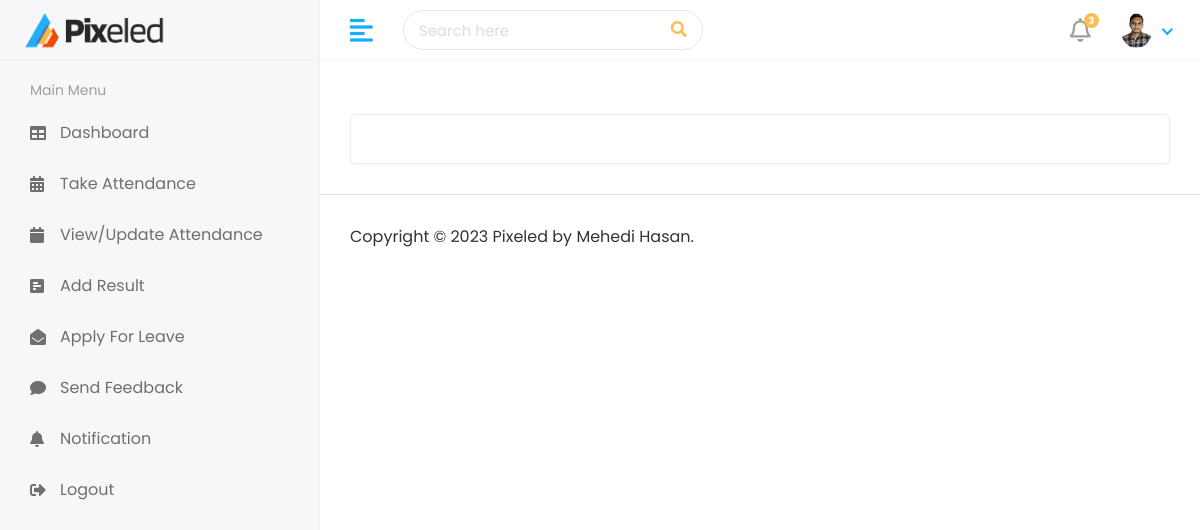
The page /myAdmin/Student/editStudent/20 (signed in) on the database as committed earlier.
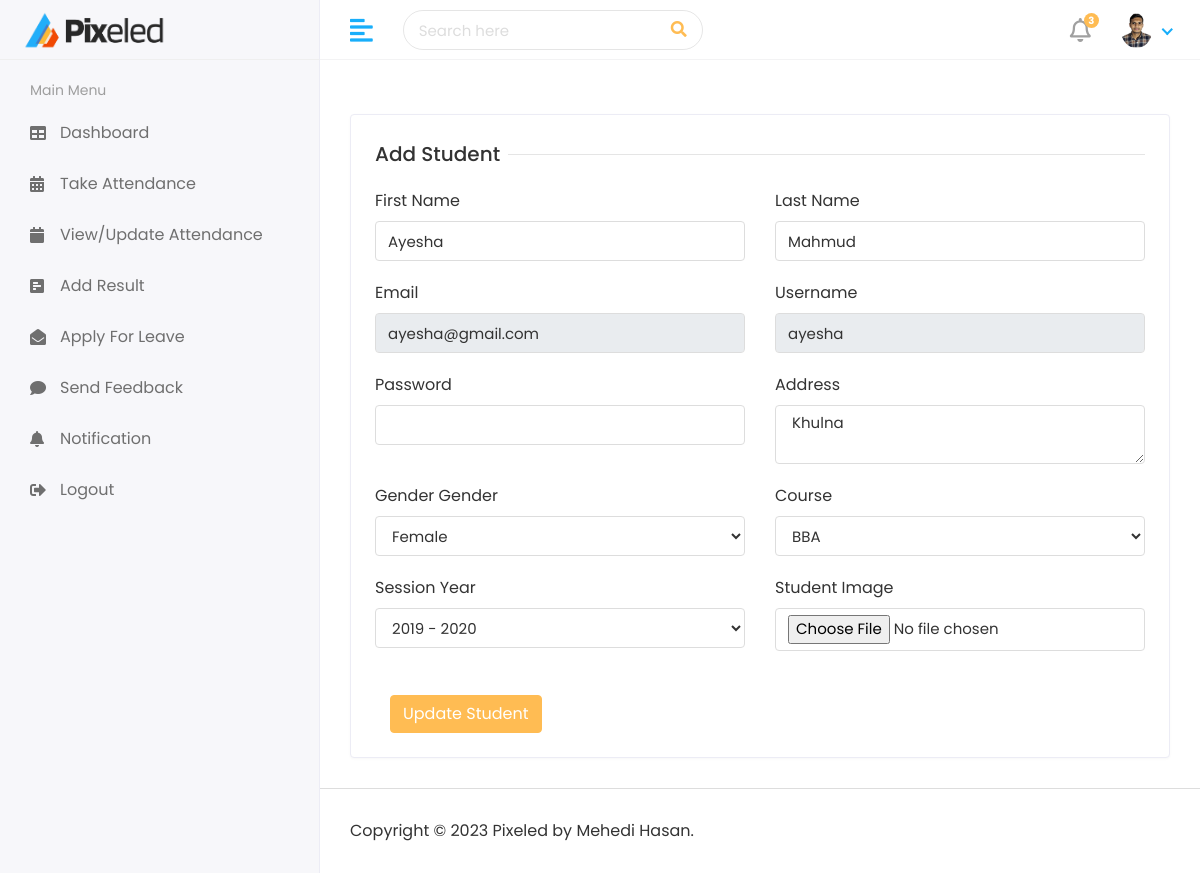
The same page on the database as committed later.
### authentication/models.py (models this page shows, shortened)
class Student(models.Model):
    admin = models.OneToOneField(CustomUser, on_delete=models.CASCADE)
    address=models.TextField()
    gender = models.CharField(max_length=100)
    courseid = models.ForeignKey(Course, on_delete=models.DO_NOTHING,default=1)  # Set the default course
    sessionyearid = models.ForeignKey(SessionYear, on_delete=models.DO_NOTHING,default=1)
    cratedat = models.DateTimeField(auto_now_add=True)  # Set the default value using timezone.now
    updateat = models.DateTimeField(auto_now=True)

class CustomUser(AbstractUser):
    USER = (
        (1, 'Admin'),
        (2, 'Teacher'),
        (3, 'Student'),
    )
    user_type = models.CharField(choices=USER, max_length=50, default=1)
    profile_pic = models.ImageField(upload_to='media/profile_pic')

class Course(models.Model):
    name= models.CharField(max_length=100)
    created_at = models.DateTimeField(auto_now_add=True)
    updated_at = models.DateTimeField(auto_now=True)

### authentication/views.py (the view)
# urls.py: path('myAdmin/Student/editStudent/<str:id>', views.editStudent,name="editStudent"),
@login_required(login_url='/index')
def editStudent(request,id):
    student=Student.objects.filter(id=id)
    course = Course.objects.all()
    session_year = SessionYear.objects.all()
    context = {
        "course": course,
        "session": session_year,
        "student":student,
    }
    return render(request,"admin/editStudent.html",context)

### templates/admin/editStudent.html (shortened to what the changed rows need)
{% extends 'base.html' %}
{% block main %}
<div class="row">
    <div class="col-sm-12">
       <div class="card">
          <div class="card-body">
            <form  action=" {% url 'updateStudent' %} "  method="post" enctype="multipart/form-data">
               {% for s in  student%}
                <div class="row">
                   <div class="col-12">
                      <h5 class="form-title"><span>Add Student</span></h5>
                   </div>
                   <div class="col-12 col-sm-6">
                      <div class="form-group">
                         <label>First Name</label>
                         <input value="{{s.admin.first_name}}" name="first_name" type="text" class="form-control">
                        </div>
                   </div>
                   <div class="col-12 col-sm-6">
                     <div class="form-group">
                        <label>Last Name</label>
                        <input value="{{s.admin.last_name}}"name="last_name" type="text" class="form-control">
                     </div>
                  </div>
                  <div class="col-12 col-sm-6">
                     <div class="form-group">
                        <label>Email</label>
                        <input value="{{s.admin.email}}" name="email" type="text" class="form-control" readonly>
                     </div>
                  </div>
                   <div class="col-12 col-sm-6">
                      <div class="form-group">
                         <label>Username</label>
                         <input value="{{s.admin.username}}"name="username"  type="text" class="form-control" readonly>
                      </div>
                   </div>
                   <div class="col-11 col-sm-6">
                     <div class="form-group">
                        <label>Password</label>
                        <input name="password"  type="password" class="form-control">
                     </div>
                  </div>
                  <div class="col-12 col-sm-6">
                     <div class="form-group">
                        <label>Address</label>
                        <textarea name="address"  type="text" class="form-control"> {{s.address}}</textarea>
                     </div>
                  </div>
                   <div class="col-12 col-sm-6">
                      <div class="form-group">
                         <label>Gender</label>
                         <label>Gender</label>
                         <select class="form-control" name="gender">
                           <option value="Female" {% if s.gender == 'Female' %}selected{% endif %}>Female</option>
                       </select>
                      </div>
                   </div>
                   <div class="col-12 col-sm-6">
                     <div class="form-group"  >
                        <label>Course</label>
                        <select class="form-control" name="courseid" required>
                           {% for c in course %}
                           <option value="{{c.id}}" {% if c.id == s.courseid.id %} selected {% endif %}> {{ c.name }} </option>
                           {% endfor %}
                        </select>
                     </div>
                  </div>
                   <div class="col-12 col-sm-6">
                     <div class="form-group">
                        <label>Session Year</label>
                        <select class="form-control" name="sessionyearid">
                           {% for y in session %}
                           <option value="{{ y.id }}" {% if s.id == y.id %} selected {% endif %}>
                               {{ y.session_start }} - {{ y.session_end }}
                           </option>
                       {% endfor %}
                       </select>
                     </div>
                  </div>
                   <div class="col-12 col-sm-6">
                      <div class="form-group">
                         <label>Student Image</label>
                         <input type="file" name="profile_pic" class="form-control">
                      </div>
                   </div>
                  </div> <br>
                  <div class="col-12">
                     <button type="submit" class="btn btn-primary">Update Student</button>
                  </div>
                {% endfor %}
             </form>
          </div>
       </div>
    </div>
 </div>
{% endblock  %}

Rows that differ between the two databases and show on the page:
added Student: first_name "Ayesha", last_name "Mahmud", email "ayesha@gmail.com", username "ayesha", address "Khulna", gender "Female", courseid "BBA"
